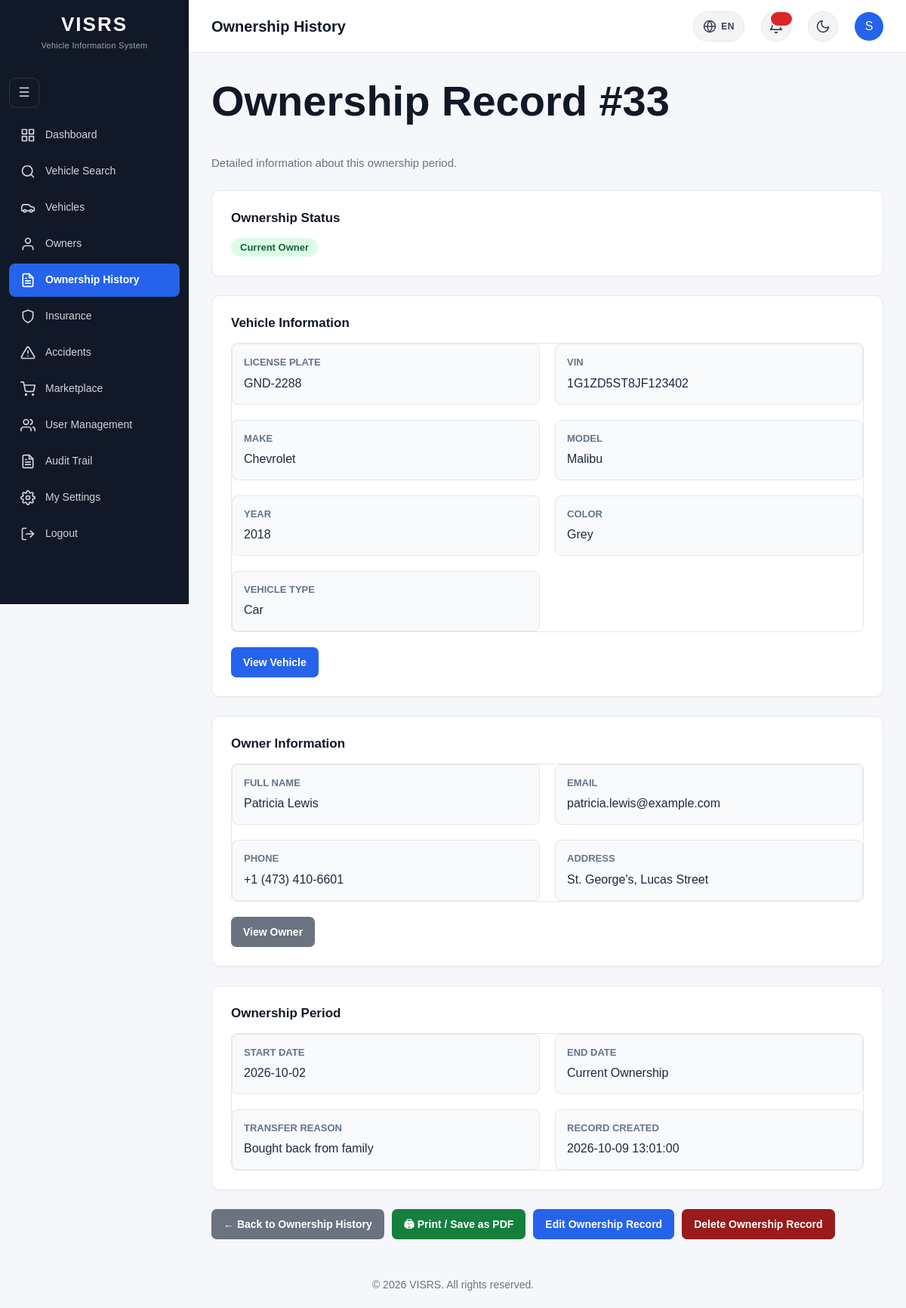
The page /ownership_history/view.php?id=33 (signed in) on the database its author committed.
### tables this page shows
CREATE TABLE `ownership_history` (
  `OwnershipID` int(11) NOT NULL,
  `VehicleID` int(11) NOT NULL,
  `OwnerID` int(11) NOT NULL,
  `StartDate` date NOT NULL,
  `EndDate` date DEFAULT NULL,
  `TransferReason` varchar(255) DEFAULT NULL,
  `CreatedAt` timestamp NOT NULL DEFAULT current_timestamp()
);

CREATE TABLE `vehicles` (
  `VehicleID` int(11) NOT NULL,
  `PlateNumber` varchar(20) NOT NULL,
  `VIN` varchar(50) NOT NULL,
  `OwnerID` int(11) NOT NULL,
  `SellerID` int(11) DEFAULT NULL,
  `Make` varchar(100) NOT NULL,
  `Model` varchar(100) NOT NULL,
  `VehicleYear` year(4) NOT NULL,
  `Mileage` int(10) UNSIGNED DEFAULT NULL,
  `LastServiceDate` date DEFAULT NULL,
  `OilChangeIntervalKm` int(10) UNSIGNED DEFAULT NULL,
  `LastOilChangeDate` date DEFAULT NULL,
  `LastOilChangeMileage` int(10) UNSIGNED DEFAULT NULL,
  `Color` varchar(50) DEFAULT NULL,
  `VehicleType` varchar(50) DEFAULT NULL,
  `EngineNumber` varchar(100) DEFAULT NULL,
  `RegistrationDate` date DEFAULT NULL,
  `Status` enum('Active','Inactive','Stolen','Sold') NOT NULL DEFAULT 'Active',
  `CreatedAt` timestamp NOT NULL DEFAULT current_timestamp()
);

CREATE TABLE `owners` (
  `OwnerID` int(11) NOT NULL,
  `UserID` int(11) DEFAULT NULL,
  `FirstName` varchar(100) NOT NULL,
  `LastName` varchar(100) NOT NULL,
  `Address` varchar(255) DEFAULT NULL,
  `Phone` varchar(30) DEFAULT NULL,
  `Email` varchar(150) DEFAULT NULL,
  `CreatedAt` timestamp NOT NULL DEFAULT current_timestamp()
);

### ownership_history/view.php (the view, shortened to what this page needs)
<?php
require_once __DIR__ . "/../includes/database.php";
$canManage =
    isset($_SESSION["Role"]) &&
    in_array(
        $_SESSION["Role"],
        ["Admin", "Police"],
        true
    );
$ownershipID = (int) $_GET["id"];
$sql = "
    SELECT
        oh.OwnershipID,
        oh.StartDate,
        oh.EndDate,
        oh.TransferReason,
        oh.CreatedAt,
        v.VehicleID,
        v.PlateNumber,
        v.VIN,
        v.Make,
        v.Model,
        v.VehicleYear,
        v.Color,
        v.VehicleType,
        v.OwnerID AS CurrentOwnerID,
        o.OwnerID,
        o.FirstName,
        o.LastName,
        o.Address,
        o.Phone,
        o.Email,
        o.UserID AS OwnerUserID
    FROM ownership_history oh
    INNER JOIN vehicles v
        ON oh.VehicleID = v.VehicleID
    INNER JOIN owners o
        ON oh.OwnerID = o.OwnerID
    WHERE oh.OwnershipID = :ownershipID
    LIMIT 1
";
$stmt = $pdo->prepare($sql);
$stmt->execute([
    "ownershipID" => $ownershipID
]);
$record = $stmt->fetch();
    ?>
        <?php
$isCurrentOwner =
    empty($record["EndDate"]);
require_once "../includes/head.php";
?>
<body>
<div class="layout">
    <?php require_once __DIR__ . "/../includes/sidebar.php"; ?>
    <main class="main-content">
        <?php
        include __DIR__ . "/../includes/header.php";
        ?>
        <div class="content">
            <div class="page-title">
                <div>
                    <h1>
                        Ownership Record #<?= (int) $record["OwnershipID"] ?>
                    </h1>
                    <p class="page-subtitle">
                        Detailed information about this ownership period.
                    </p>
                </div>
            </div>
            <div class="card">
                <h3 class="section-title">
                    Ownership Status
                </h3>
                <?php if ($isCurrentOwner): ?>
                    <span
                        class="status-badge status-current"
                    >
                        Current Owner
                    </span>
                <?php endif; ?>
            </div>
            <div class="card">
                <h3 class="section-title">
                    Vehicle Information
                </h3>
                <div class="detail-grid">
                    <div class="detail-item">
                        <span class="detail-label">
                            License Plate
                        </span>
                        <span class="detail-value">
                            <?= htmlspecialchars(
                                $record["PlateNumber"]
                            ) ?>
                        </span>
                    </div>
                    <div class="detail-item">
                        <span class="detail-label">
                            VIN
                        </span>
                        <span class="detail-value">
                            <?= htmlspecialchars(
                                $record["VIN"]
                            ) ?>
                        </span>
                    </div>
                    <div class="detail-item">
                        <span class="detail-label">
                            Make
                        </span>
                        <span class="detail-value">
                            <?= htmlspecialchars(
                                $record["Make"]
                            ) ?>
                        </span>
                    </div>
                    <div class="detail-item">
                        <span class="detail-label">
                            Model
                        </span>
                        <span class="detail-value">
                            <?= htmlspecialchars(
                                $record["Model"]
                            ) ?>
                        </span>
                    </div>
                    <div class="detail-item">
                        <span class="detail-label">
                            Year
                        </span>
                        <span class="detail-value">
                            <?= htmlspecialchars(
                                $record["VehicleYear"]
                            ) ?>
                        </span>
                    </div>
                    <div class="detail-item">
                        <span class="detail-label">
                            Color
                        </span>
                        <span class="detail-value">
                            <?= htmlspecialchars(
                                $record["Color"] ?: "Not provided"
                            ) ?>
                        </span>
                    </div>
                    <div class="detail-item">
                        <span class="detail-label">
                            Vehicle Type
                        </span>
                        <span class="detail-value">
                            <?= htmlspecialchars(
                                $record["VehicleType"]
                                ?: "Not provided"
                            ) ?>
                        </span>
                    </div>
                </div>
                <div class="action-row">
                    <a
                        href="/visrs/vehicles/view.php?id=<?= (int) $record["VehicleID"] ?>"
                        class="button"
                    >
                        View Vehicle
                    </a>
                </div>
            </div>
            <div class="card">
                <h3 class="section-title">
                    Owner Information
                </h3>
                <div class="detail-grid">
                    <div class="detail-item">
                        <span class="detail-label">
                            Full Name
                        </span>
                        <span class="detail-value">
                            <?= htmlspecialchars(
                                $record["FirstName"] .
                                " " .
                                $record["LastName"]
                            ) ?>
                        </span>
                    </div>
                    <div class="detail-item">
                        <span class="detail-label">
                            Email
                        </span>
                        <span class="detail-value">
                            <?= htmlspecialchars(
                                $record["Email"]
                                ?: "Not provided"
                            ) ?>
                        </span>
                    </div>
                    <div class="detail-item">
                        <span class="detail-label">
                            Phone
                        </span>
                        <span class="detail-value">
                            <?= htmlspecialchars(
                                $record["Phone"]
                                ?: "Not provided"
                            ) ?>
                        </span>
                    </div>
                    <div class="detail-item">
                        <span class="detail-label">
                            Address
                        </span>
                        <span class="detail-value">
                            <?= htmlspecialchars(
                                $record["Address"]
                                ?: "Not provided"
                            ) ?>
                        </span>
                    </div>
                </div>
                <div class="action-row">
                    <a
                        href="/visrs/owners/view.php?id=<?= (int) $record["OwnerID"] ?>"
                        class="button button-secondary"
                    >
                        View Owner
                    </a>
                </div>
            </div>
            <div class="card">
                <h3 class="section-title">
                    Ownership Period
                </h3>
                <div class="detail-grid">
                    <div class="detail-item">
                        <span class="detail-label">
                            Start Date
                        </span>
                        <span class="detail-value">
                            <?= htmlspecialchars(
                                $record["StartDate"]
                            ) ?>
                        </span>
                    </div>
                    <div class="detail-item">
                        <span class="detail-label">
                            End Date
                        </span>
                        <span class="detail-value">
                            <?php if (
                                !empty($record["EndDate"])
                            ): ?>
                                <?= htmlspecialchars(
                                    $record["EndDate"]
                                ) ?>
                            <?php else: ?>
                                Current Ownership
                            <?php endif; ?>
                        </span>
                    </div>
                    <div class="detail-item">
                        <span class="detail-label">
                            Transfer Reason
                        </span>
                        <span class="detail-value">
                            <?= htmlspecialchars(
                                $record["TransferReason"]
                                ?: "Not provided"
                            ) ?>
                        </span>
                    </div>
                    <div class="detail-item">
                        <span class="detail-label">
                            Record Created
                        </span>
                        <span class="detail-value">
                            <?= htmlspecialchars(
                                $record["CreatedAt"]
                            ) ?>
                        </span>
                    </div>
                </div>
            </div>
            <div class="action-row">
                <a
                    href="index.php"
                    class="button button-secondary"
                >
                    ← Back to Ownership History
                </a>
                <button
                    type="button"
                    onclick="window.print()"
                    class="button"
                    style="background:#15803d;"
                >
                    🖨 Print / Save as PDF
                </button>
                <?php if ($canManage): ?>
                    <a
                        href="edit.php?id=<?= (int) $record["OwnershipID"] ?>"
                        class="button"
                    >
                        Edit Ownership Record
                    </a>
                    <a
                        href="delete.php?id=<?= (int) $record["OwnershipID"] ?>"
                        class="button danger-button"
                    >
                        Delete Ownership Record
                    </a>
                <?php endif; ?>
            </div>
        </div>
    </main>
</div>
<?php require_once __DIR__ . "/../includes/footer.php"; ?>

### css/print.css (style rules this page uses)
*, *::before, *::after { box-sizing: border-box; -webkit-print-color-adjust: exact; print-color-adjust: exact; }
.sidebar, .topbar, footer, .theme-toggle, .sidebar-toggle, .language-switcher, .profile-link, .user-info, .no-print, .button, button, input[type="submit"], .button-group, .sidebar-reopen { display: none !important; }
html, body { width: 100% !important; margin: 0 !important; padding: 0 !important; background: #ffffff !important; color: #000000 !important; font-size: 11pt; }
.layout, .main-content, .content { width: 100% !important; min-width: 0 !important; max-width: 100% !important; margin: 0 !important; padding: 0 !important; background: #ffffff !important; display: block !important; }
h1 { font-size: 22pt; color: #000000; margin: 0 0 4pt 0; page-break-after: avoid; }
h3 { font-size: 12pt; color: #000000; margin: 0 0 6pt 0; page-break-after: avoid; }
p, td, li, div { color: #000000 !important; font-size: 10pt; line-height: 1.4; }
body::before { content: "VISRS — Vehicle Information System"; display: block; padding: 6pt 0 10pt 0; margin: 0 0 12pt 0; border-bottom: 2px solid #000000; font-size: 12pt; font-weight: 700; color: #000000; letter-spacing: 0.5pt; text-align: left; }
body::after { content: "Generated on " attr(data-print-date) " — VISRS"; display: block; margin-top: 20pt; padding-top: 8pt; border-top: 1px solid #cccccc; font-size: 9pt; color: #555555; text-align: center; }
.card, .stat-card, .detail-item { background: #ffffff !important; border: 1px solid #cccccc !important; border-radius: 0 !important; box-shadow: none !important; padding: 10pt !important; margin-bottom: 12pt !important; page-break-inside: avoid; }
.status-badge, .user-role, .record-status, .damage-level, .listing-status-badge, .listing-status { display: inline-block !important; background: #ffffff !important; color: #000000 !important; border: 1px solid #666666 !important; border-radius: 0 !important; padding: 2pt 6pt !important; font-size: 9pt; font-weight: 700; text-transform: uppercase; }
a { color: #000000 !important; text-decoration: underline; }
a[href^="/"]::after { content: " (" attr(href) ")"; font-size: 8pt; color: #666666; }

### ownership_history/view.php (style rules this page uses)
.detail-grid { display: grid; grid-template-columns: repeat(2, 1fr); gap: 20px; }
.detail-item { padding: 15px; background: #f8fafc; border-radius: 8px; border: 1px solid #e2e8f0; }
.detail-label { display: block; font-size: 13px; font-weight: 600; color: #64748b; margin-bottom: 6px; }
.detail-value { font-size: 16px; font-weight: 500; color: #1e293b; word-break: break-word; }
.status-badge { display: inline-block; padding: 6px 12px; border-radius: 20px; font-size: 13px; font-weight: 600; }
.status-current { background: #dcfce7; color: #166534; }
.section-title { margin-bottom: 18px; font-size: 20px; color: #1e293b; }
.action-row { display: flex; gap: 10px; flex-wrap: wrap; margin-top: 20px; }
.danger-button { background: #991b1b !important; color: #ffffff !important; }

### rows shown on the page
ownership_history: OwnershipID "33", VehicleID.PlateNumber "GND-2288", VehicleID.VIN "1G1ZD5ST8JF123402", VehicleID.Make "Chevrolet", VehicleID.Model "Malibu", VehicleID.VehicleYear "2018", VehicleID.Color "Grey", VehicleID.VehicleType "Car", OwnerID.LastName "Patricia Lewis", OwnerID.Email "patricia.lewis@example.com", OwnerID.Phone "+1 (473) 410-6601", OwnerID.Address "St. George's, Lucas Street", StartDate "2026-10-02", TransferReason "Bought back from family", CreatedAt "2026-10-09 13:01:00"

### other values the page prints
$pageTitle "Ownership History"
substr($headerFirstName, 0, 1) "S"
